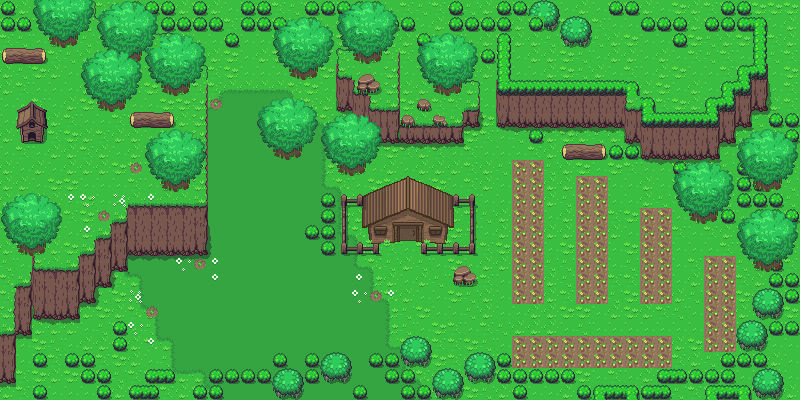

This game map was drawn from its Tiled (.tmx) file and the tilesets committed beside it. A one-line description and the trimmed map source follow:
An orthogonal 50x25 tile map with 16x16 px tiles, 10 tile layers (Base, endblocks, Cliff, Objects 1, ...), 2 tilesets.

<map version="1.0" tiledversion="1.0.2" orientation="orthogonal" renderorder="left-down" width="50" height="25" tilewidth="16" tileheight="16" nextobjectid="1">
 <tileset firstgid="1" source="../Tileset/Overworld.tsx" />
 <tileset firstgid="1729" source="../Tileset/Building.tsx" />
 <layer name="Base" width="50" height="25">
  <data>[1250 cells, 1250 non-empty, 19 distinct tile ids]</data>
 </layer>
 <layer name="endblocks" width="50" height="25">
  <data>[1250 cells, 152 non-empty, 10 distinct tile ids]</data>
 </layer>
 <layer name="Cliff" width="50" height="25">
  <data>[1250 cells, 311 non-empty, 31 distinct tile ids]</data>
 </layer>
 <layer name="Objects 1" width="50" height="25">
  <data>[1250 cells, 65 non-empty, 22 distinct tile ids]</data>
 </layer>
 <layer name="Plants 1" width="50" height="25">
  <data>[1250 cells, 89 non-empty, 17 distinct tile ids]</data>
 </layer>
 <layer name="Buildings  1" width="50" height="25">
  <data>[1250 cells, 34 non-empty, 34 distinct tile ids]</data>
 </layer>
 <layer name="buildings 2" width="50" height="25">
  <data>[1250 cells, 0 non-empty, 0 distinct tile ids]</data>
 </layer>
 <layer name="Objects 2" width="50" height="25">
  <data>[1250 cells, 0 non-empty, 0 distinct tile ids]</data>
 </layer>
 <layer name="Plants 2" width="50" height="25">
  <data>[1250 cells, 0 non-empty, 0 distinct tile ids]</data>
 </layer>
 <layer name="Above Player" width="50" height="25">
  <properties>
   <property name="unity:sortingLayerName" value="AbovePlayer" />
  </properties>
  <data>[1250 cells, 185 non-empty, 26 distinct tile ids]</data>
 </layer>
</map>
